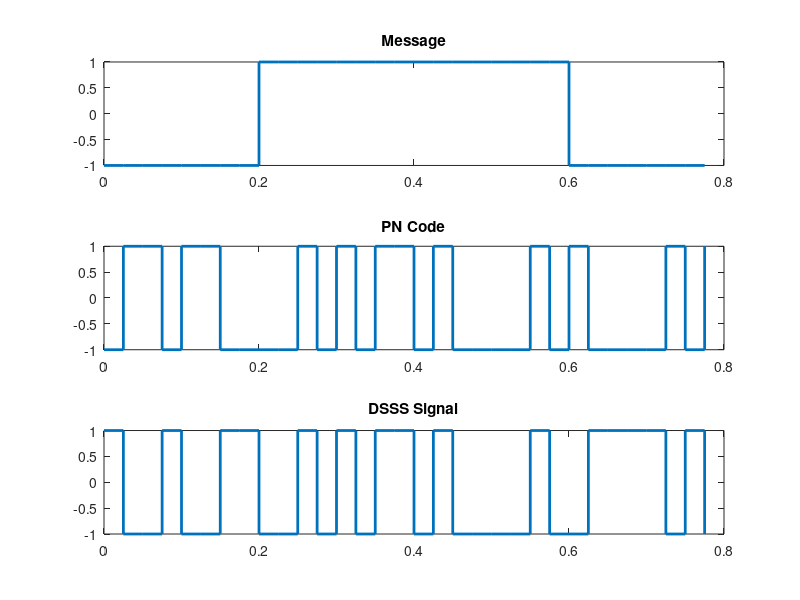
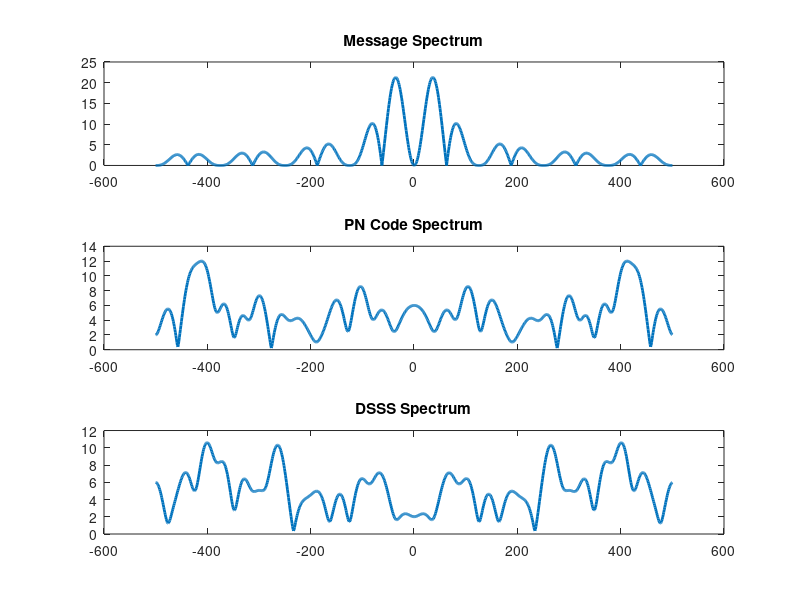
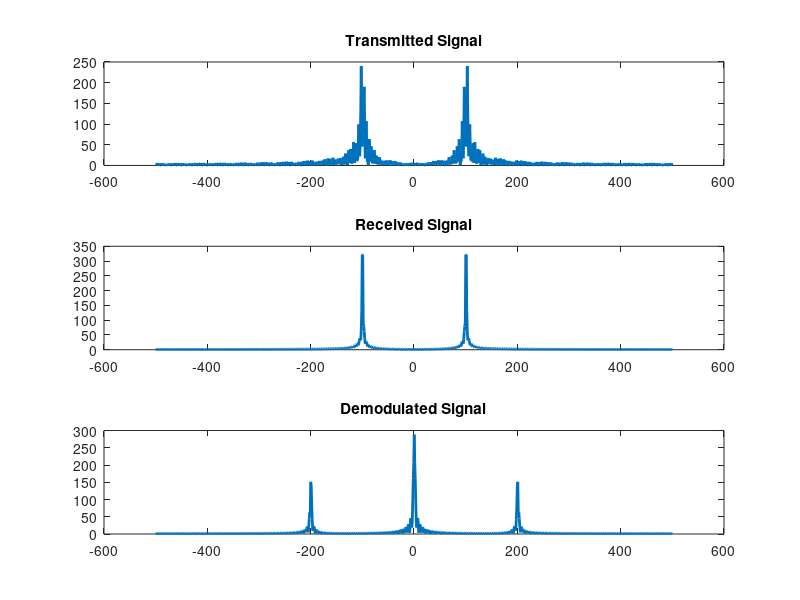

Write MATLAB code to recreate these figures, in order.
clc;close all;clear all;
Fs = 1000; fc = 100; fp = 4; bit_t = 0.1;
m = [0 0 1 1 1 1 0 0]*2-1;
message = reshape(repmat(m, fp, 1), 1, []);
pn_code = randi([0,1], 1, length(message))*2-1;
DSSS = message .* pn_code;
t = 0:1/Fs:(bit_t-1/Fs);
carrier = cos(2*pi*fc*t);
BPSK = reshape(kron(DSSS, carrier), 1, []);
rx = BPSK .* reshape(kron(pn_code, ones(1, length(t))), 1, []);
demod = rx .* reshape(repmat(carrier, 1, length(DSSS)), 1, []);
pn_size = length(pn_code); tpn = linspace(0, length(m)*bit_t-bit_t/fp, pn_size);
tm = 0:bit_t/fp:length(m)*bit_t-bit_t/fp;
figure;
subplot(3,1,1); stairs(tm, message, 'linewidth', 2); title('Message');
subplot(3,1,2); stairs(tpn, pn_code, 'linewidth', 2); title('PN Code');
subplot(3,1,3); stairs(tpn, DSSS, 'linewidth', 2); title('DSSS Signal');
f = linspace(-Fs/2, Fs/2, 1024);
figure;
subplot(3,1,1); plot(f, abs(fftshift(fft(message, 1024))),'linewidth',2); title('Message Spectrum');
subplot(3,1,2); plot(f, abs(fftshift(fft(pn_code, 1024))),'linewidth',2); title('PN Code Spectrum');
subplot(3,1,3); plot(f, abs(fftshift(fft(DSSS, 1024))),'linewidth',2); title('DSSS Spectrum');
figure;
subplot(3,1,1); plot(f, abs(fftshift(fft(BPSK, 1024))),'linewidth',2); title('Transmitted Signal');
subplot(3,1,2); plot(f, abs(fftshift(fft(rx, 1024))),'linewidth',2); title('Received Signal');
subplot(3,1,3); plot(f, abs(fftshift(fft(demod, 1024))),'linewidth',2); title('Demodulated Signal');

